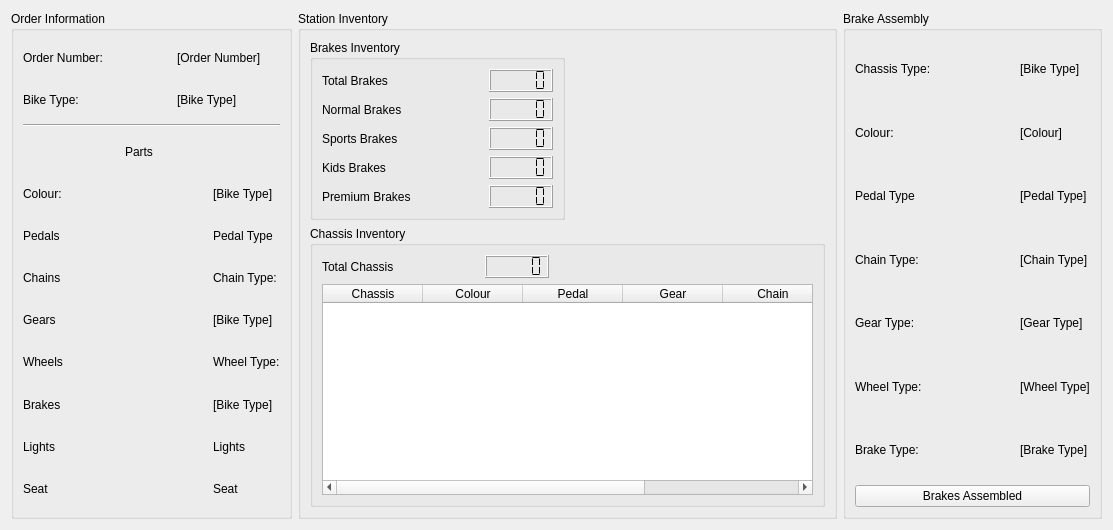
      <widget class="QWidget" name="BrakeAssembly">
       <attribute name="title">
        <string>Brakes</string>
       </attribute>
       <layout class="QGridLayout" name="gridLayout_68">
        <item row="0" column="0">
         <widget class="QGroupBox" name="BrakesOrder">
          <property name="minimumSize">
           <size>
            <width>281</width>
            <height>385</height>
           </size>
          </property>
          <property name="title">
           <string>Order Information</string>
          </property>
          <layout class="QGridLayout" name="gridLayout_30">
           <item row="3" column="2" colspan="2">
            <spacer name="horizontalSpacer_135">
             <property name="orientation">
              <enum>Qt::Orientation::Horizontal</enum>
             </property>
             <property name="sizeHint" stdset="0">
              <size>
               <width>103</width>
               <height>20</height>
              </size>
             </property>
            </spacer>
           </item>
           <item row="3" column="0">
            <spacer name="horizontalSpacer_134">
             <property name="orientation">
              <enum>Qt::Orientation::Horizontal</enum>
             </property>
             <property name="sizeHint" stdset="0">
              <size>
               <width>96</width>
               <height>20</height>
              </size>
             </property>
            </spacer>
           </item>
           <item row="10" column="0">
            <widget class="QLabel" name="BrakesLabel_8">
             <property name="text">
              <string>Brakes</string>
             </property>
            </widget>
           </item>
           <item row="0" column="0">
            <widget class="QLabel" name="OrderNumberLabel_8">
             <property name="text">
              <string>Order Number:</string>
             </property>
            </widget>
           </item>
           <item row="5" column="0">
            <widget class="QLabel" name="PedalLabel_8">
             <property name="text">
              <string>Pedals</string>
             </property>
            </widget>
           </item>
           <item row="4" column="0">
            <widget class="QLabel" name="ColourLabel_8">
             <property name="text">
              <string>Colour:</string>
             </property>
            </widget>
           </item>
           <item row="3" column="1">
            <widget class="QLabel" name="PartsLabel_8">
             <property name="text">
              <string>Parts</string>
             </property>
             <property name="scaledContents">
              <bool>false</bool>
             </property>
             <property name="wordWrap">
              <bool>false</bool>
             </property>
            </widget>
           </item>
           <item row="11" column="1" colspan="2">
            <spacer name="horizontalSpacer_142">
             <property name="orientation">
              <enum>Qt::Orientation::Horizontal</enum>
             </property>
             <property name="sizeHint" stdset="0">
              <size>
               <width>61</width>
               <height>20</height>
              </size>
             </property>
            </spacer>
           </item>
           <item row="10" column="1" colspan="2">
            <spacer name="horizontalSpacer_141">
             <property name="orientation">
              <enum>Qt::Orientation::Horizontal</enum>
             </property>
             <property name="sizeHint" stdset="0">
              <size>
               <width>61</width>
               <height>20</height>
              </size>
             </property>
            </spacer>
           </item>
           <item row="7" column="3">
            <widget class="QLabel" name="ChainType_8">
             <property name="text">
              <string>Chain Type:</string>
             </property>
            </widget>
           </item>
           <item row="4" column="3">
            <widget class="QLabel" name="Colour_8">
             <property name="text">
              <string>[Bike Type]</string>
             </property>
            </widget>
           </item>
           <item row="12" column="3">
            <widget class="QLabel" name="SeatType_8">
             <property name="text">
              <string>Seat</string>
             </property>
            </widget>
           </item>
           <item row="5" column="1" colspan="2">
            <spacer name="horizontalSpacer_137">
             <property name="orientation">
              <enum>Qt::Orientation::Horizontal</enum>
             </property>
             <property name="sizeHint" stdset="0">
              <size>
               <width>61</width>
               <height>20</height>
              </size>
             </property>
            </spacer>
           </item>
           <item row="1" column="2" colspan="2">
            <widget class="QLabel" name="BikeType_8">
             <property name="text">
              <string>[Bike Type]</string>
             </property>
            </widget>
           </item>
           <item row="8" column="3">
            <widget class="QLabel" name="GearType_8">
             <property name="text">
              <string>[Bike Type]</string>
             </property>
            </widget>
           </item>
           <item row="8" column="1" colspan="2">
            <spacer name="horizontalSpacer_140">
             <property name="orientation">
              <enum>Qt::Orientation::Horizontal</enum>
             </property>
             <property name="sizeHint" stdset="0">
              <size>
               <width>61</width>
               <height>20</height>
              </size>
             </property>
            </spacer>
           </item>
           <item row="0" column="1">
            <spacer name="horizontalSpacer_132">
             <property name="orientation">
              <enum>Qt::Orientation::Horizontal</enum>
             </property>
             <property name="sizeHint" stdset="0">
              <size>
               <width>35</width>
               <height>20</height>
              </size>
             </property>
            </spacer>
           </item>
           <item row="1" column="0">
            <widget class="QLabel" name="BikeTypeLabel_8">
             <property name="text">
              <string>Bike Type:</string>
             </property>
            </widget>
           </item>
           <item row="8" column="0">
            <widget class="QLabel" name="GearsLabel_8">
             <property name="text">
              <string>Gears</string>
             </property>
            </widget>
           </item>
           <item row="5" column="3">
            <widget class="QLabel" name="PedalType_8">
             <property name="text">
              <string>Pedal Type</string>
             </property>
            </widget>
           </item>
           <item row="0" column="2" colspan="2">
            <widget class="QLabel" name="OrderNumber_8">
             <property name="text">
              <string>[Order Number]</string>
             </property>
            </widget>
           </item>
           <item row="4" column="1" colspan="2">
            <spacer name="horizontalSpacer_136">
             <property name="orientation">
              <enum>Qt::Orientation::Horizontal</enum>
             </property>
             <property name="sizeHint" stdset="0">
              <size>
               <width>61</width>
               <height>20</height>
              </size>
             </property>
            </spacer>
           </item>
           <item row="10" column="3">
            <widget class="QLabel" name="BrakesType_8">
             <property name="text">
              <string>[Bike Type]</string>
             </property>
            </widget>
           </item>
           <item row="2" column="0" colspan="4">
            <widget class="Line" name="line_9">
             <property name="orientation">
              <enum>Qt::Orientation::Horizontal</enum>
             </property>
            </widget>
           </item>
           <item row="12" column="0">
            <widget class="QLabel" name="SeatLabel_8">
             <property name="text">
              <string>Seat</string>
             </property>
            </widget>
           </item>
           <item row="11" column="3">
            <widget class="QLabel" name="LightsType_8">
             <property name="text">
              <string>Lights</string>
             </property>
            </widget>
           </item>
           <item row="11" column="0">
            <widget class="QLabel" name="LightsLabel_8">
             <property name="text">
              <string>Lights</string>
             </property>
            </widget>
           </item>
           <item row="7" column="0">
            <widget class="QLabel" name="ChainLabel_8">
             <property name="text">
              <string>Chains</string>
             </property>
            </widget>
           </item>
           <item row="1" column="1">
            <spacer name="horizontalSpacer_133">
             <property name="orientation">
              <enum>Qt::Orientation::Horizontal</enum>
             </property>
             <property name="sizeHint" stdset="0">
              <size>
               <width>35</width>
               <height>20</height>
              </size>
             </property>
            </spacer>
           </item>
           <item row="9" column="0">
            <widget class="QLabel" name="WheelsLabel_8">
             <property name="text">
              <string>Wheels</string>
             </property>
            </widget>
           </item>
           <item row="9" column="3">
            <widget class="QLabel" name="WheelType_8">
             <property name="text">
              <string>Wheel Type:</string>
             </property>
            </widget>
           </item>
           <item row="9" column="1" colspan="2">
            <spacer name="horizontalSpacer_138">
             <property name="orientation">
              <enum>Qt::Orientation::Horizontal</enum>
             </property>
             <property name="sizeHint" stdset="0">
              <size>
               <width>61</width>
               <height>20</height>
              </size>
             </property>
            </spacer>
           </item>
           <item row="7" column="1" colspan="2">
            <spacer name="horizontalSpacer_139">
             <property name="orientation">
              <enum>Qt::Orientation::Horizontal</enum>
             </property>
             <property name="sizeHint" stdset="0">
              <size>
               <width>40</width>
               <height>20</height>
              </size>
             </property>
            </spacer>
           </item>
           <item row="12" column="1" colspan="2">
            <spacer name="horizontalSpacer_143">
             <property name="orientation">
              <enum>Qt::Orientation::Horizontal</enum>
             </property>
             <property name="sizeHint" stdset="0">
              <size>
               <width>40</width>
               <height>20</height>
              </size>
             </property>
            </spacer>
           </item>
          </layout>
         </widget>
        </item>
        <item row="0" column="1">
         <widget class="QGroupBox" name="BrakeStationInventoryBox">
          <property name="title">
           <string>Station Inventory</string>
          </property>
          <layout class="QGridLayout" name="gridLayout_45">
           <item row="0" column="0">
            <widget class="QGroupBox" name="BrakeStationBrakeInventoryBox">
             <property name="title">
              <string>Brakes Inventory</string>
             </property>
             <layout class="QGridLayout" name="gridLayout_47">
              <item row="3" column="0">
               <widget class="QLabel" name="BrakeStationKidsBrakeLabel">
                <property name="text">
                 <string>Kids Brakes</string>
                </property>
               </widget>
              </item>
              <item row="3" column="3">
               <widget class="QLCDNumber" name="BrakeStationKidsBrakeCounter">
                <property name="segmentStyle">
                 <enum>QLCDNumber::SegmentStyle::Flat</enum>
                </property>
               </widget>
              </item>
              <item row="2" column="0">
               <widget class="QLabel" name="BrakeStationSportBrakeLabel">
                <property name="text">
                 <string>Sports Brakes</string>
                </property>
               </widget>
              </item>
              <item row="2" column="3">
               <widget class="QLCDNumber" name="BrakeStationSportBrakeCounter">
                <property name="segmentStyle">
                 <enum>QLCDNumber::SegmentStyle::Flat</enum>
                </property>
               </widget>
              </item>
              <item row="0" column="3">
               <widget class="QLCDNumber" name="BrakeStationTotalBrakeCounter">
                <property name="segmentStyle">
                 <enum>QLCDNumber::SegmentStyle::Flat</enum>
                </property>
               </widget>
              </item>
              <item row="0" column="0">
               <widget class="QLabel" name="BrakeStationTotalBrakeLabel">
                <property name="text">
                 <string>Total Brakes</string>
                </property>
               </widget>
              </item>
              <item row="1" column="3">
               <widget class="QLCDNumber" name="BrakeStationNormalBrakeCounter">
                <property name="segmentStyle">
                 <enum>QLCDNumber::SegmentStyle::Flat</enum>
                </property>
               </widget>
              </item>
              <item row="1" column="1" colspan="2">
               <spacer name="horizontalSpacer_223">
                <property name="orientation">
                 <enum>Qt::Orientation::Horizontal</enum>
                </property>
                <property name="sizeHint" stdset="0">
                 <size>
                  <width>40</width>
                  <height>20</height>
                 </size>
                </property>
               </spacer>
              </item>
              <item row="4" column="3">
               <widget class="QLCDNumber" name="BrakeStationPremiumBrakeCounter">
                <property name="segmentStyle">
                 <enum>QLCDNumber::SegmentStyle::Flat</enum>
                </property>
               </widget>
              </item>
              <item row="3" column="1" colspan="2">
               <spacer name="horizontalSpacer_224">
                <property name="orientation">
                 <enum>Qt::Orientation::Horizontal</enum>
                </property>
                <property name="sizeHint" stdset="0">
                 <size>
                  <width>20</width>
                  <height>20</height>
                 </size>
                </property>
               </spacer>
              </item>
              <item row="1" column="0">
               <widget class="QLabel" name="BrakeStationNormalBrakeLabel">
                <property name="text">
                 <string>Normal Brakes</string>
                </property>
               </widget>
              </item>
              <item row="0" column="1" colspan="2">
               <spacer name="horizontalSpacer_225">
                <property name="orientation">
                 <enum>Qt::Orientation::Horizontal</enum>
                </property>
                <property name="sizeHint" stdset="0">
                 <size>
                  <width>37</width>
                  <height>20</height>
                 </size>
                </property>
               </spacer>
              </item>
              <item row="2" column="1" colspan="2">
               <spacer name="horizontalSpacer_226">
                <property name="orientation">
                 <enum>Qt::Orientation::Horizontal</enum>
                </property>
                <property name="sizeHint" stdset="0">
                 <size>
                  <width>40</width>
                  <height>20</height>
                 </size>
                </property>
               </spacer>
              </item>
              <item row="4" column="2">
               <spacer name="horizontalSpacer_227">
                <property name="orientation">
                 <enum>Qt::Orientation::Horizontal</enum>
                </property>
                <property name="sizeHint" stdset="0">
                 <size>
                  <width>30</width>
                  <height>17</height>
                 </size>
                </property>
               </spacer>
              </item>
              <item row="4" column="0" colspan="2">
               <widget class="QLabel" name="BrakeStationPremiumBrakeLabel">
                <property name="text">
                 <string>Premium Brakes</string>
                </property>
               </widget>
              </item>
             </layout>
            </widget>
           </item>
           <item row="1" column="0" colspan="2">
            <widget class="QGroupBox" name="BrakeStationChassisInventoryBox">
             <property name="title">
              <string>Chassis Inventory</string>
             </property>
             <layout class="QGridLayout" name="gridLayout_48">
              <item row="0" column="0">
               <widget class="QLabel" name="BrakeStationInventoryTotalChassisLabel">
                <property name="text">
                 <string>Total Chassis</string>
                </property>
               </widget>
              </item>
              <item row="0" column="1">
               <spacer name="horizontalSpacer_228">
                <property name="orientation">
                 <enum>Qt::Orientation::Horizontal</enum>
                </property>
                <property name="sizeHint" stdset="0">
                 <size>
                  <width>62</width>
                  <height>20</height>
                 </size>
                </property>
               </spacer>
              </item>
              <item row="0" column="2">
               <widget class="QLCDNumber" name="BrakeStationInventoryTotalChassis">
                <property name="segmentStyle">
                 <enum>QLCDNumber::SegmentStyle::Flat</enum>
                </property>
               </widget>
              </item>
              <item row="0" column="3">
               <spacer name="horizontalSpacer_229">
                <property name="orientation">
                 <enum>Qt::Orientation::Horizontal</enum>
                </property>
                <property name="sizeHint" stdset="0">
                 <size>
                  <width>258</width>
                  <height>20</height>
                 </size>
                </property>
               </spacer>
              </item>
              <item row="1" column="0" colspan="4">
               <widget class="QTableWidget" name="BrakeStationChassisInventoryTable">
                <property name="minimumSize">
                 <size>
                  <width>491</width>
                  <height>211</height>
                 </size>
                </property>
                <column>
                 <property name="text">
                  <string>Chassis</string>
                 </property>
                </column>
                <column>
                 <property name="text">
                  <string>Colour</string>
                 </property>
                </column>
                <column>
                 <property name="text">
                  <string>Pedal</string>
                 </property>
                </column>
                <column>
                 <property name="text">
                  <string>Gear</string>
                 </property>
                </column>
                <column>
                 <property name="text">
                  <string>Chain</string>
                 </property>
                </column>
                <column>
                 <property name="text">
                  <string>Wheels</string>
                 </property>
                </column>
               </widget>
              </item>
             </layout>
            </widget>
           </item>
           <item row="0" column="1">
            <spacer name="horizontalSpacer_230">
             <property name="orientation">
              <enum>Qt::Orientation::Horizontal</enum>
             </property>
             <property name="sizeHint" stdset="0">
              <size>
               <width>40</width>
               <height>20</height>
              </size>
             </property>
            </spacer>
           </item>
          </layout>
         </widget>
        </item>
        <item row="0" column="2">
         <widget class="QGroupBox" name="BrakeAssemblyBox">
          <property name="title">
           <string>Brake Assembly</string>
          </property>
          <layout class="QGridLayout" name="gridLayout_9">
           <item row="6" column="2">
            <widget class="QLabel" name="BrakeAssemblyGearValue">
             <property name="text">
              <string>[Gear Type]</string>
             </property>
            </widget>
           </item>
           <item row="7" column="2">
            <widget class="QLabel" name="BrakeAssemblyWheelValue">
             <property name="text">
              <string>[Wheel Type]</string>
             </property>
            </widget>
           </item>
           <item row="5" column="0">
            <widget class="QLabel" name="BrakeAssemblyChainLabel">
             <property name="text">
              <string>Chain Type:</string>
             </property>
            </widget>
           </item>
           <item row="8" column="0">
            <widget class="QLabel" name="BrakeAssemblyBrakeLabel">
             <property name="text">
              <string>Brake Type:</string>
             </property>
            </widget>
           </item>
           <item row="1" column="0">
            <widget class="QLabel" name="BrakeAssemblyColourLabel">
             <property name="text">
              <string>Colour:</string>
             </property>
            </widget>
           </item>
           <item row="1" column="1">
            <spacer name="horizontalSpacer_232">
             <property name="orientation">
              <enum>Qt::Orientation::Horizontal</enum>
             </property>
             <property name="sizeHint" stdset="0">
              <size>
               <width>40</width>
               <height>20</height>
              </size>
             </property>
            </spacer>
           </item>
           <item row="6" column="0">
            <widget class="QLabel" name="BrakeAssemblyGearLabel">
             <property name="text">
              <string>Gear Type:</string>
             </property>
            </widget>
           </item>
           <item row="8" column="2">
            <widget class="QLabel" name="BrakeAssemblyBrakeValue">
             <property name="text">
              <string>[Brake Type]</string>
             </property>
            </widget>
           </item>
           <item row="6" column="1">
            <spacer name="horizontalSpacer_234">
             <property name="orientation">
              <enum>Qt::Orientation::Horizontal</enum>
             </property>
             <property name="sizeHint" stdset="0">
              <size>
               <width>47</width>
               <height>20</height>
              </size>
             </property>
            </spacer>
           </item>
           <item row="7" column="1">
            <spacer name="horizontalSpacer_235">
             <property name="orientation">
              <enum>Qt::Orientation::Horizontal</enum>
             </property>
             <property name="sizeHint" stdset="0">
              <size>
               <width>44</width>
               <height>17</height>
              </size>
             </property>
            </spacer>
           </item>
           <item row="0" column="1">
            <spacer name="horizontalSpacer_231">
             <property name="orientation">
              <enum>Qt::Orientation::Horizontal</enum>
             </property>
             <property name="sizeHint" stdset="0">
              <size>
               <width>40</width>
               <height>20</height>
              </size>
             </property>
            </spacer>
           </item>
           <item row="8" column="1">
            <spacer name="horizontalSpacer_236">
             <property name="orientation">
              <enum>Qt::Orientation::Horizontal</enum>
             </property>
             <property name="sizeHint" stdset="0">
              <size>
               <width>44</width>
               <height>14</height>
              </size>
             </property>
            </spacer>
           </item>
           <item row="0" column="0">
            <widget class="QLabel" name="BrakeAssemblyChassisLabel">
             <property name="text">
              <string>Chassis Type:</string>
             </property>
            </widget>
           </item>
           <item row="9" column="0" colspan="3">
            <widget class="QPushButton" name="BrakeAssemblyAssembledButton">
             <property name="text">
              <string>Brakes Assembled</string>
             </property>
            </widget>
           </item>
           <item row="7" column="0">
            <widget class="QLabel" name="BrakeAssemblyWheelLabel">
             <property name="text">
              <string>Wheel Type:</string>
             </property>
            </widget>
           </item>
           <item row="5" column="1">
            <spacer name="horizontalSpacer_233">
             <property name="orientation">
              <enum>Qt::Orientation::Horizontal</enum>
             </property>
             <property name="sizeHint" stdset="0">
              <size>
               <width>40</width>
               <height>20</height>
              </size>
             </property>
            </spacer>
           </item>
           <item row="0" column="2">
            <widget class="QLabel" name="BrakeAssemblyChassisType">
             <property name="text">
              <string>[Bike Type]</string>
             </property>
            </widget>
           </item>
           <item row="5" column="2">
            <widget class="QLabel" name="BrakeAssemblyChainValue">
             <property name="text">
              <string>[Chain Type]</string>
             </property>
            </widget>
           </item>
           <item row="1" column="2">
            <widget class="QLabel" name="BrakeAssemblyColourValue">
             <property name="text">
              <string>[Colour]</string>
             </property>
            </widget>
           </item>
           <item row="2" column="1">
            <spacer name="horizontalSpacer_273">
             <property name="orientation">
              <enum>Qt::Orientation::Horizontal</enum>
             </property>
             <property name="sizeHint" stdset="0">
              <size>
               <width>77</width>
               <height>20</height>
              </size>
             </property>
            </spacer>
           </item>
           <item row="2" column="2">
            <widget class="QLabel" name="BrakeAssemblyPedalValue">
             <property name="text">
              <string>[Pedal Type]</string>
             </property>
            </widget>
           </item>
           <item row="2" column="0">
            <widget class="QLabel" name="BrakeAssemblyPedalLabel">
             <property name="text">
              <string>Pedal Type</string>
             </property>
            </widget>
           </item>
          </layout>
         </widget>
        </item>
       </layout>
      </widget>
